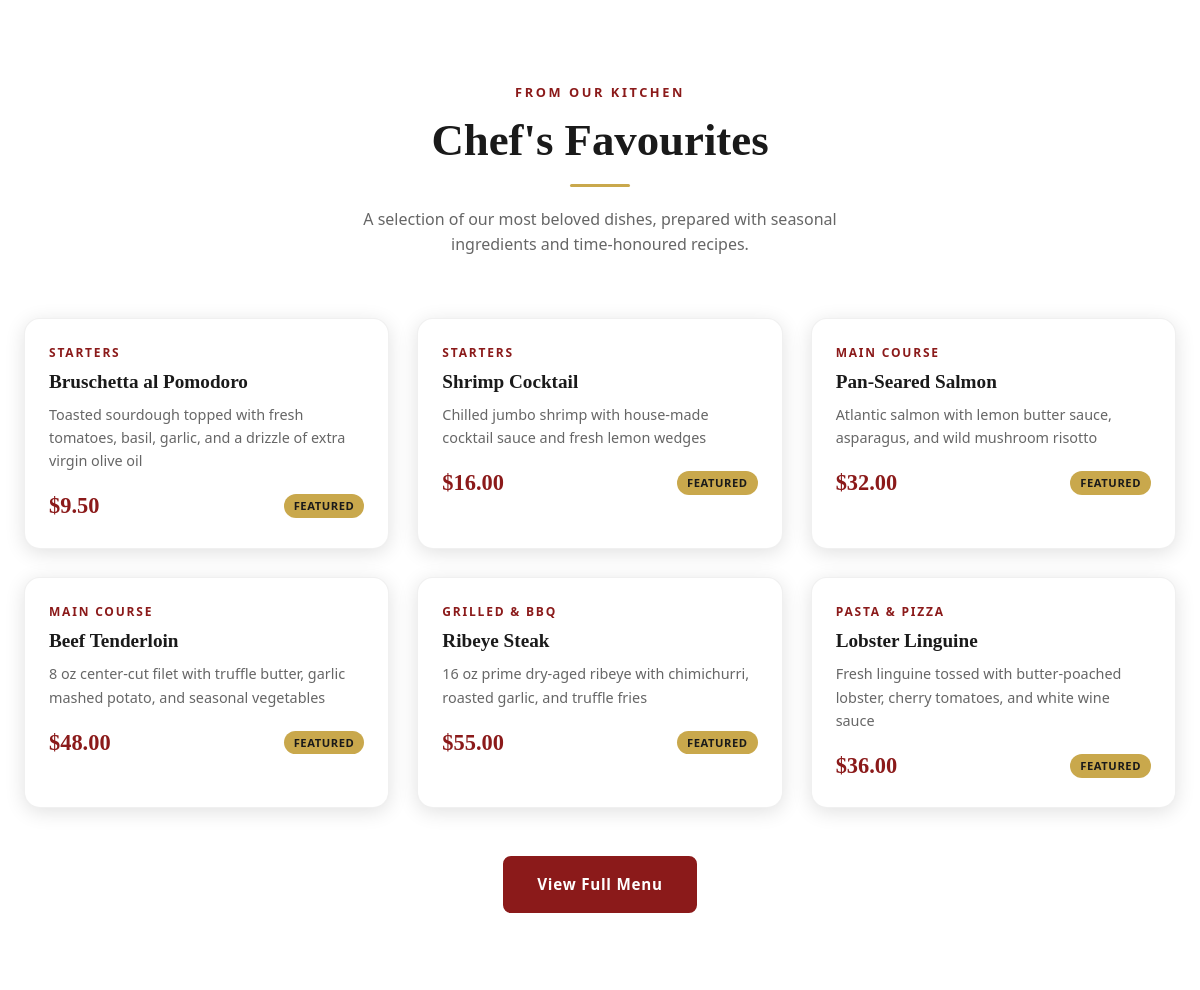
Before: / (middle part) with the older database file.
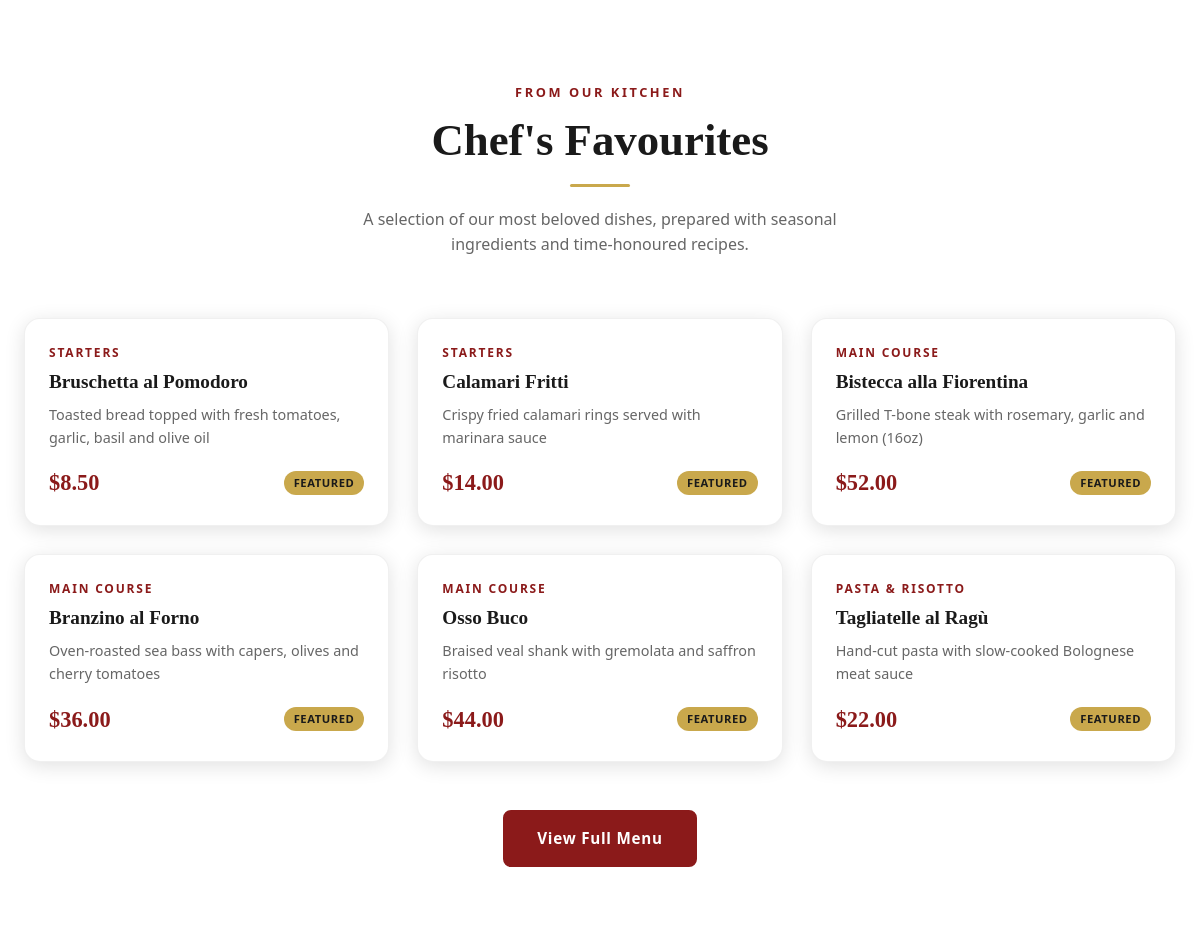
After: the same page with the newer database file.
### tables this page shows
CREATE TABLE IF NOT EXISTS `menu_items` (
  `id` int(11) NOT NULL AUTO_INCREMENT,
  `category_id` int(11) NOT NULL,
  `name` varchar(200) NOT NULL,
  `description` text,
  `price` decimal(10,2) NOT NULL,
  `is_featured` tinyint(1) DEFAULT 0,
  `is_available` tinyint(1) DEFAULT 1,
  `created_at` timestamp DEFAULT CURRENT_TIMESTAMP,
  PRIMARY KEY (`id`),
  FOREIGN KEY (`category_id`) REFERENCES `menu_categories`(`id`) ON DELETE CASCADE
);

CREATE TABLE IF NOT EXISTS `menu_categories` (
  `id` int(11) NOT NULL AUTO_INCREMENT,
  `name` varchar(100) NOT NULL,
  `display_order` int(11) DEFAULT 0,
  PRIMARY KEY (`id`)
);

### index.php (the view, shortened to what this page needs)
<?php
require_once 'config.php';
include 'header.php';
$featured = $conn->query("
    SELECT mi.*, mc.name AS category_name
    FROM menu_items mi
    JOIN menu_categories mc ON mi.category_id = mc.id
    WHERE mi.is_featured = 1 AND mi.is_available = 1
    LIMIT 6
");
?>
<section class="featured-menu">
    <div class="container">
        <div class="section-header">
            <span class="section-eyebrow">From Our Kitchen</span>
            <h2>Chef's Favourites</h2>
            <div class="section-divider"></div>
            <p>A selection of our most beloved dishes, prepared with seasonal ingredients and time-honoured recipes.</p>
        </div>
        <?php if ($featured && $featured->num_rows > 0): ?>
        <div class="menu-grid">
            <?php while ($item = $featured->fetch_assoc()): ?>
            <div class="menu-card">
                <div class="menu-card-body">
                    <div class="menu-card-category"><?php echo htmlspecialchars($item['category_name']); ?></div>
                    <h3><?php echo htmlspecialchars($item['name']); ?></h3>
                    <p><?php echo htmlspecialchars($item['description']); ?></p>
                    <div class="menu-card-footer">
                        <span class="menu-price">$<?php echo number_format($item['price'], 2); ?></span>
                        <span class="badge-featured">Featured</span>
                    </div>
                </div>
            </div>
            <?php endwhile; ?>
        </div>
        <?php endif; ?>
        <div style="text-align:center; margin-top:48px;">
            <a href="menu.php" class="btn btn-primary">View Full Menu</a>
        </div>
    </div>
</section>
<?php include 'footer.php'; ?>

Changed rows visible on the page:
no longer on this page (row edited): menu_items: category.name "STARTERS", name "Shrimp Cocktail", description "Chilled jumbo shrimp with house-made cocktail sauce and fresh lemon wedges", price "16.00"
no longer on this page (row edited): menu_items: category.name "MAIN COURSE", name "Beef Tenderloin", description "8 oz center-cut filet with truffle butter, garlic mashed potato, and seasonal vegetables", price "48.00"
no longer on this page (row edited): menu_items: category.name "GRILLED & BBQ", name "Ribeye Steak", description "16 oz prime dry-aged ribeye with chimichurri, roasted garlic, and truffle fries", price "55.00"
no longer on this page (row edited): menu_items: category.name "PASTA & PIZZA", name "Lobster Linguine", description "Fresh linguine tossed with butter-poached lobster, cherry tomatoes, and white wine sauce", price "36.00"
changed menu_items "Bruschetta al Pomodoro": description "Toasted sourdough topped with fresh tomatoes, basil, garlic, and a drizzle of extra virgin olive oil" → "Toasted bread topped with fresh tomatoes, garlic, basil and olive oil"; price "9.50" → "8.50"
now on this page (row edited): menu_items: category.name "STARTERS", name "Calamari Fritti", description "Crispy fried calamari rings served with marinara sauce", price "14.00"
now on this page (row edited): menu_items: category.name "MAIN COURSE", name "Bistecca alla Fiorentina", description "Grilled T-bone steak with rosemary, garlic and lemon (16oz)", price "52.00"
now on this page (row edited): menu_items: category.name "MAIN COURSE", name "Branzino al Forno", description "Oven-roasted sea bass with capers, olives and cherry tomatoes", price "36.00"
now on this page (row edited): menu_items: category.name "MAIN COURSE", name "Osso Buco", description "Braised veal shank with gremolata and saffron risotto", price "44.00"
changed menu_items: category.name "MAIN COURSE" → "PASTA & RISOTTO"; name "Pan-Seared Salmon" → "Tagliatelle al Ragù"; description "Atlantic salmon with lemon butter sauce, asparagus, and wild mushroom risotto" → "Hand-cut pasta with slow-cooked Bolognese meat sauce"; price "32.00" → "22.00"
